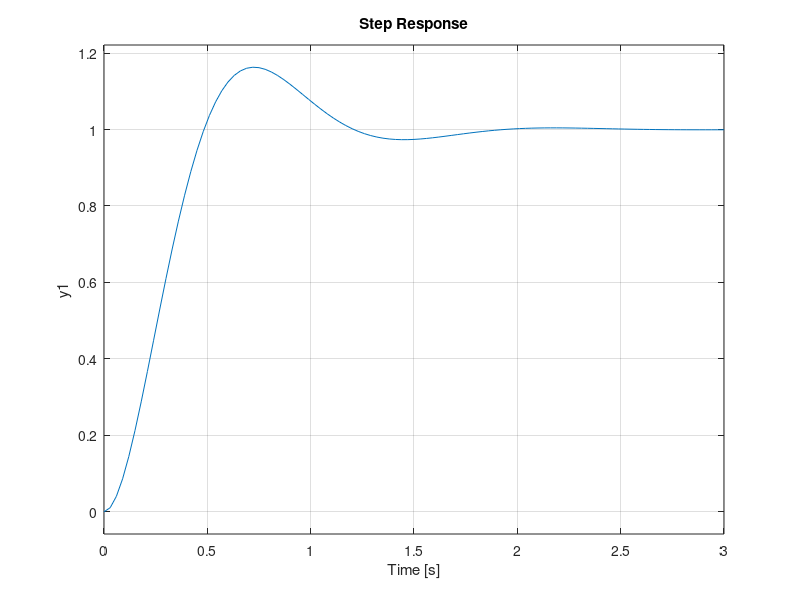

The MATLAB source for this figure: (Note: this script raises an error after producing the figure.)
%% 
'(ch5p1) UFSS Pitch Control System'
'& Feedback Commands'
'Solution via Series, Parallel' % Display labels.
numg1 = [-1];                   % Define numerator of G1(s).
deng1 = [1];                    % Define denominator of G1(s).
numg2 = [0 2];                  % Define numerator of G2(s).
deng2 = [1 2];                  % Define denominator of G2(s).
numg3 = -0.125*[1 0.435];       % Define numerator of G3(s).
deng3 = conv([1 1.23], [1 0.226 0.0169]);
                                % Define denominator of G3(s).
numh1 = [-1 0];                 % Define numerator of H1(s).
denh1 = [0 1];                  % Define denominator of H1(s).
G1 = tf(numg1, deng1);          % Create LTI transfer function,
                                % G1(s).
G2 = tf(numg2, deng2);          % Create LTI transfer function,
                                % G2(s).
G3 = tf(numg3, deng3);          % Create LTI transfer function,
                                % G3(s).
H1 = tf(numh1, denh1);          % Create LTI transfer function,
                                % H1(s).
G4 = series(G2, G3);            % Calculate product of elevator
                                % and vehicle dynamics.
G5 = feedback(G4, H1);          % Calculate close-loop transfer
                                % function of inner loop.
Ge = series(G1, G5);            % Multiply inner-loop transfer
                                % function and pitch gain.
'T(s) via Series, Parallel, & Feedback Commands'
                                % Display label.
T = feedback(Ge, 1)             % Find closed-loop transfer
                                % function.

'Solution via Algebraic Operations'
                                % Display label.
clear                           % Clear session.
numg1 = [-1];                   % Define numerator of G1(s).
deng1 = [1];                    % Define denominator of G1(s).
numg2 = [0 2];                  % Define numerator of G2(s).
deng2 = [1 2];                  % Define denominator of G2(s).
numg3 = -0.125*[1 0.435];       % Define numerator of G3(s).
deng3 = conv([1 1.23], [1 0.226 0.0169]);
                                % Define denominator of G3(s).
numh1 = [-1 0];                 % Define numerator of H1(s).
denh1 = [0 1];                  % Define denominator of H1(s).
G1 = tf(numg1, deng1);          % Create LTI transfer function, G1(s).
G2 = tf(numg2, deng2);          % Create LTI transfer function, G2(s).
G3 = tf(numg3, deng3);          % Create LTI transfer function, G3(s).
H1 = tf(numh1, denh1);          % Create LTI transfer function, H1(s).
G4 = G3 * G2;                   % Calculate product of elevator and
                                % vehicle dynamics.
G5 = G4 / (1 + G4 * H1);        % Calculate closed-loop transfer
                                % function of inner loop.
G5 = minreal(G5);               % Cancel common terms.
Ge = G5 * G1;                   % Multiply inner-loop transfer
                                % functions.
'T(s) via Algebraic Operations' % Display label.
T = Ge / (1 + Ge);              % Find closed-loop transfer function.
T = minreal(T)                  % Cancel common terms.

'Solution via Append & Connect Commands'
                                % Display label.
'G1(s)=(-K1)*(1/(-K2s))=1/s'    % Display label.
numg1 = [1];                    % Define numerator of G1(s).
deng1 = [1 0];                  % Define denominator of G1(s).
G1 = tf(numg1, deng1)           % Create LTI transfer function,
                                % G1(s)=pitch gain*1/(Pitch rate sensor).
'G2(s)=(-K2s)*(2/(s+2))'        % Display label.
numg2 = [-2 0];                 % Define numerator of G2(s).
deng2 = [1 2];                  % Define denominator of G2(s).
G2 = tf(numg2, deng2)           % Create LTI transfer function,
                                % G2(s)=pitch rate sensor*vehicle dynamics.
'G3(s)=-0.125(s+0.435)/((s+1.23)(s^2+0.226s+0.0169))'
                                % Display label.
numg3 = -0.125*[1 0.435];       % Define numerator of G3(s).
deng3 = conv([1 1.23], [1 0.226 0.0169]);
                                % Define denominator of G3(s).
G3 = tf(numg3, deng3);          % Create LTI transfer function,
                                % G3(s)=vehicle dynamics.
System = append(G1, G2, G3);    % Gather all subsystems.
input = 1;                      % Input is at first subsystem,
                                % G1(s).
output = 3;                     % Output is output of third
                                % subsystem, G3(s).
Q = [1 -3 0                     % Subsystem 1, G1(s), gets its
                                % input from the negative of the
                                % output of subsystem 3, G3(s).
     2 1 -3                     % Subsystem 2, G2(s), gets its
                                % input from subsystem 1, G1(s),
                                % and the negative of the output
                                % of subsystem 3, G3(s).
     3 2 0];                    % Subsystem 3, G3(s), gets its
                                % input from subsystem 2, G2(s).
T = connect(System, Q, input, output);
                                % Connect the subsystems.
'T(s) via Append & Connect Commands'
                                % Display label.
T = tf(T);                      % Create LTI closed-loop transfer
                                % function.
T = minreal(T)                  % Cancel common terms.

%% 
'(ch5p2) Example 5.3'           % Display label.
numg = [25];                    % Define numerator of G(s).
deng = poly([0 -5]);            % Define denominator of G(s).
'G(s)'                          % Display label.
G = tf(numg, deng)              % Create and display G(s).
'T(s)'                          % Display label.
T = feedback(G, 1)              % Find T(s).
[numt, dent] = tfdata(T, 'v');  % Extract numerator & denominator
                                % of T(s).
wn = sqrt(dent(3))              % Find natural frequency.
z = dent(2)/(2*wn)              % Find damping ratio.
Ts = 4/(z*wn)                   % Find settling time.
Tp = pi/(wn*sqrt(1-z^2))        % Find peak time.
pos = exp(-z*pi/sqrt(1-z^2))*100 % Find percent overshoot.
step(T)                         % Generate step response.

%% 
'(ch5p3)'                       % Display label.
numt = 24;                      % Define numerator of T(s).
dent = poly([-2 -3 -4]);        % Define denominator of T(s).
'T(s)'                          % Display label.
T = tf(numt, dent)              % Create and display T(s).
[Acc, Bcc, Ccc, Dcc] = tf2ss(numt, dent);
                                % Convert T(s) to controller
                                % canonical form.
Scc = ss(Acc, Bcc, Ccc, Dcc);   % Create LTI controller canonical
                                % state-space object.
Sp = canon(Scc, 'modal');       % Convert controller canonical form
                                % to parallel form.
'Controller Canonical Form'     % Display label.
[Acc, Bcc, Ccc, Dcc] = ssdata(Scc) % Extract and display controller
                                % canonical form matrices.
'Parallel Form'                 % Display label.
[Ap, Bp, Cp, Dp] = ssdata(Sp)   % Extract and display parallel form
                                % matrices.

%% 
'(ch5p4) Example 5.9'           % Display label.
Pinv = [2 0 0; 3 2 0; 1 4 5];   % Define P inverse.
P = inv(Pinv)                   % Calculate P.
'Original'                      % Display label.
Ax = [0 1 0; 0 0 1; -2 -5 -7]   % Define original A.
Bx = [0 0 1]                    % Define original B.
Cx = [1 0 0]                    % Define original C.
'Transformed'                   % Display label.
Az = Pinv * Ax * P              % Calculate new A.
Bz = Pinv * Bx                  % Calculate new B.
Cz = Cx * P                     % Calculate new C.

%% 
'(ch5p5)'                       % Display label.
A = [3 1 5; 4 -2 7; 2 3 1];     % Define original A.
B = [1; 2; 3];                  % Define original B.
C = [2 4 6];                    % Define original C.
[P, d] = eig(A)                 % Generate transformation matrix,
                                % P, and eigenvalues, d.
'Via Transformation'            % Display label.
Adt = inv(P) * A * P            % Calculate diagonal system A.
Bdt = inv(P) * B                % Calculate diagonal system B.
Cdt = C * P                     % Calculate diagonal system C.
'Via Canon Command'             % Display label.
S = ss(A, B, C, 0)              % Create state-space LTI object
                                % for original system.
Sp = canon(S, 'modal')          % Calculate diagonal system via
                                % canon command.
